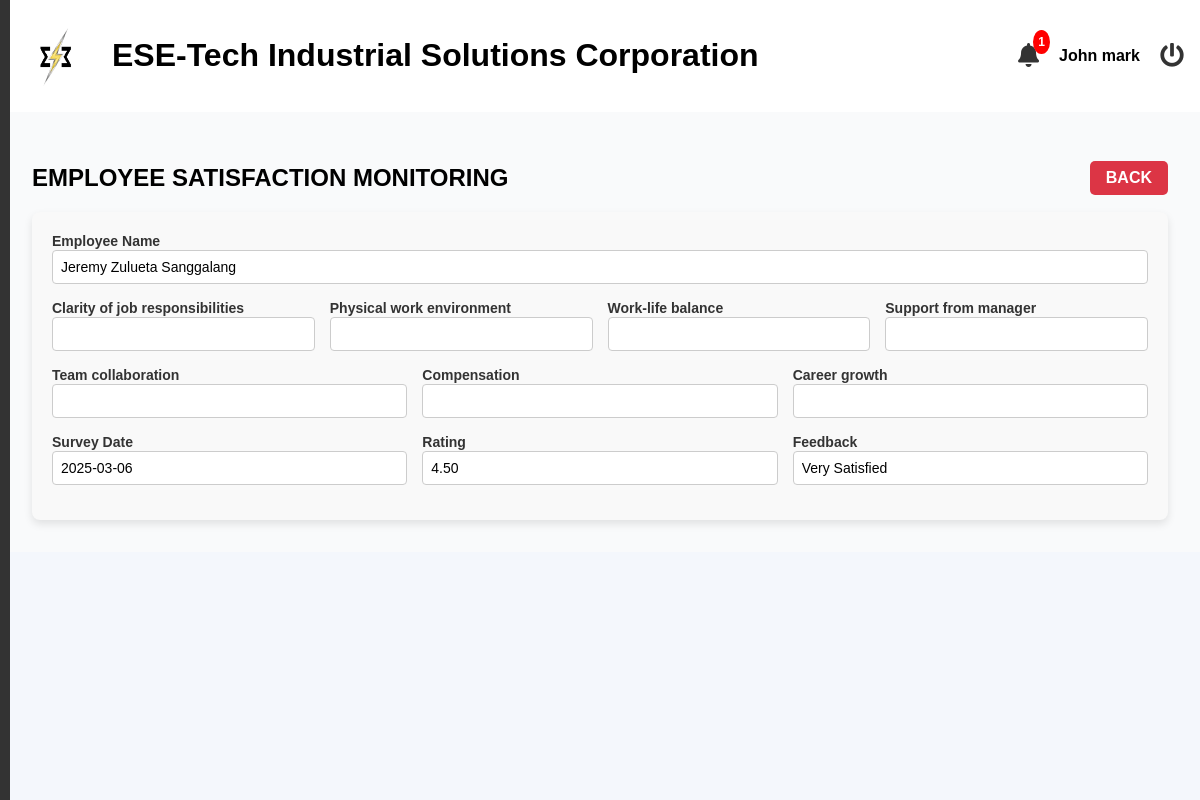
The page /admin/view_satisfaction?id=7 (signed in) on the database its author committed.
### tables this page shows
CREATE TABLE `job_satisfaction_surveys` (
  `survey_id` int(11) NOT NULL,
  `employee_id` int(20) NOT NULL,
  `survey_date` date NOT NULL,
  `questions` longtext NOT NULL CHECK (json_valid(`questions`)),
  `overall_rating` decimal(5,2) NOT NULL,
  `rating_description` varchar(50) GENERATED ALWAYS AS (case when `overall_rating` between 4.00 and 5.00 then 'Very Satisfied' when `overall_rating` between 3.00 and 3.99 then 'Neutral' when `overall_rating` between 1.00 and 2.99 then 'Very Dissatisfied' else 'Undefined' end) VIRTUAL
);

CREATE TABLE `employees` (
  `id` int(11) NOT NULL,
  `last_name` varchar(255) NOT NULL,
  `first_name` varchar(255) NOT NULL,
  `middle_name` varchar(255) NOT NULL,
  `suffix` varchar(255) NOT NULL,
  `gender` varchar(32) NOT NULL,
  `email` varchar(100) NOT NULL,
  `position` varchar(255) NOT NULL,
  `hire_date` date NOT NULL,
  `department` varchar(255) NOT NULL,
  `employment_status` varchar(255) NOT NULL,
  `employee_id` int(20) NOT NULL,
  `user_type` int(11) NOT NULL DEFAULT 2 COMMENT '1=admin, 2=staff, 3=super admin',
  `password` varchar(255) NOT NULL,
  `e_status` int(11) NOT NULL DEFAULT 1,
  `date_of_birth` date DEFAULT NULL,
  `age` varchar(32) NOT NULL,
  `contact_number` varchar(20) DEFAULT NULL,
  `perma_address` text DEFAULT NULL,
  `civil_status` varchar(10) DEFAULT NULL,
  `sss_number` varchar(15) DEFAULT NULL,
  `philhealth_number` varchar(15) DEFAULT NULL,
  `pagibig_number` varchar(15) DEFAULT NULL,
  `tin_number` varchar(15) DEFAULT NULL,
  `emergency_contact_name` varchar(50) DEFAULT NULL,
  `emergency_contact_number` varchar(15) DEFAULT NULL,
  `educational_background` enum('Technical-Vocational Program graduate','College graduate','Master''s degree graduate','Doctorate degree graduate') DEFAULT NULL,
  `skills` text DEFAULT NULL,
  `username` varchar(255) NOT NULL,
  `sick_leave` int(11) NOT NULL DEFAULT 0,
  `vacation_leave` int(11) NOT NULL DEFAULT 0,
  `maternity_leave` int(11) NOT NULL DEFAULT 0,
  `paternity_leave` int(11) NOT NULL DEFAULT 0,
  `sick_availed` int(11) NOT NULL,
  `vacation_availed` int(11) NOT NULL,
  `maternity_availed` int(11) NOT NULL,
  `paternity_availed` int(11) NOT NULL,
  `medical` varchar(32) DEFAULT NULL,
  `tor` varchar(32) DEFAULT NULL,
  `nbi_clearance` varchar(32) DEFAULT NULL,
  `resume` varchar(32) DEFAULT NULL,
  `prc` varchar(32) DEFAULT NULL,
  `others` varchar(32) DEFAULT NULL,
  `medical_type` varchar(32) DEFAULT NULL,
  `tor_type` varchar(32) DEFAULT NULL,
  `police_type` varchar(32) DEFAULT NULL,
  `resume_type` varchar(32) DEFAULT NULL,
  `prc_type` varchar(32) DEFAULT NULL,
  `others_type` varchar(32) DEFAULT NULL,
  `is_archived` tinyint(1) DEFAULT 0
);

### admin/view_satisfaction.php (the view, shortened to what this page needs)
<?php include('header.php'); ?>
<?php include('includes/sideBar.php'); ?>
<?php
        $conn = mysqli_connect('localhost', 'root', '', 'esetech');
?>
<link rel="stylesheet" href="https://cdn.datatables.net/1.13.5/css/jquery.dataTables.min.css" />
<main class="main-content">
    <section id="dashboard">
        <div class="performance-and-button">
            <h2>EMPLOYEE SATISFACTION MONITORING</h2>
            <a href="satisfaction" class="btn btn-danger">BACK</a>
        </div>
        <div class="evaluation-form">
            <div class="form-group">
                <?php
                    $id = $_GET['id'];
                    $satisfaction_sql = "
                        SELECT
                            jss.*,
                            e.*
                        FROM job_satisfaction_surveys jss
                        LEFT JOIN employees e ON jss.employee_id = e.employee_id
                        WHERE survey_id = '$id'";
                    $satisfaction_result = mysqli_query($conn, $satisfaction_sql);
                    if($satisfaction_result) {
                        while($row = mysqli_fetch_assoc($satisfaction_result)) {
                            $questions = json_decode($row['questions'], true);
                            $clarity_of_responsibilities = $questions['clarity_of_responsibilities'];
                            $work_environment = $questions['work_environment'];
                            $work_life_balance = $questions['work_life_balance'];
                            $manager_support = $questions['manager_support'];
                            $team_collaboration = $questions['team_collaboration'];
                            $compensation = $questions['compensation'];
                            $career_growth = $questions['career_growth'];
                ?>
                <div class="form-row">
                    <div class="col-md-6">
                        <label>Employee Name</label>
                        <input type="text" class="form-control" value="<?php echo $row['middle_name'] == "" ? $row['first_name'] . ' '. $row['last_name'] : $row['first_name'] . ' ' . $row['middle_name'] . ' ' . $row['last_name']; ?>" readonly>
                    </div>
                </div>
                <div class="form-row">
                    <div class="col-md-6">
                        <label>Clarity of job responsibilities</label>
                        <input type="text" class="form-control" value="<?php echo $clarity_of_responsibilities?>" readonly>
                    </div>
                    <div class="col-md-6">
                        <label>Physical work environment</label>
                        <input type="text" class="form-control" value="<?php echo $work_environment?>" readonly>
                    </div>
                    <div class="col-md-6">
                        <label>Work-life balance</label>
                        <input type="text" class="form-control" value="<?php echo $work_life_balance?>" readonly>
                    </div>
                    <div class="col-md-6">
                        <label>Support from manager</label>
                        <input type="text" class="form-control" value="<?php echo $manager_support?>" readonly>
                    </div>
                </div>
                <div class="form-row">
                    <div class="col-md-6">
                        <label>Team collaboration</label>
                        <input type="text" class="form-control" value="<?php echo $team_collaboration?>" readonly>
                    </div>
                    <div class="col-md-6">
                        <label>Compensation</label>
                        <input type="text" class="form-control" value="<?php echo $compensation?>" readonly>
                    </div>
                    <div class="col-md-6">
                        <label>Career growth</label>
                        <input type="text" class="form-control" value="<?php echo $career_growth?>" readonly>
                    </div>
                </div>
                <div class="form-row">
                    <div class="col-md-6">
                        <label>Survey Date</label>
                        <input type="text" class="form-control" value="<?php echo $row['survey_date']?>" readonly>
                    </div>
                    <div class="col-md-6">
                        <label>Rating</label>
                        <input type="text" class="form-control" value="<?php echo $row['overall_rating']?>" readonly>
                    </div>
                    <div class="col-md-6">
                        <label>Feedback</label>
                        <input type="text" class="form-control" value="<?php echo $row['rating_description']?>" readonly>
                    </div>
                </div>
                <?php
                        }
                    }
                ?>
            </div>
        </div>
    </section>
</main>
<?php include('footer.php'); ?>

### admin/css/styles.css (style rules this page uses)
* { text-decoration: none; }
body { font-family: Arial, sans-serif; margin: 0; padding: 0; background-color: #f0f0f0; }
.main-content { flex-grow: 1; padding: 2rem; background-color: #f9fafb; }
.form-row { display: flex; flex-wrap: wrap; gap: 20px; margin-bottom: 20px; }
.form-row .col-md-4, .form-row .col-md-6, .form-row .col-md-12 { flex: 1; min-width: 200px; }
.form-control, select, textarea { width: 100%; padding: 8px; border-radius: 5px; border: 1px solid #ccc; box-sizing: border-box; }
.btn-danger { background-color: #dc3545 !important; }
.form-row { display: flex; gap: 15px; margin-bottom: 15px; }
.form-control, .form-control:focus, select.form-control, textarea.form-control { width: 100%; font-size: 1rem; border: 1px solid #ddd; border-radius: 4px; }
.form-group { margin-bottom: 1rem; }
.col-md-6 { grid-column: span 6; }
.form-control { width: 100%; padding: 0.5rem 0.75rem; border: 1px solid #d1d5db; border-radius: 0.375rem; font-size: 0.875rem; transition: border-color 0.15s ease-in-out; }
.btn { padding: 10px 20px; font-size: 16px; border: none; cursor: pointer; border-radius: 5px; }
.btn-danger { background-color: #dc3545; color: #fff; transition: background-color 0.3s; }
.performance-and-button, .department-and-button { display: flex; align-items: center; justify-content: space-between; }
.btn { padding: 8px 16px; border-radius: 5px; background-color: #007bff; color: white; border: none; cursor: pointer; font-weight: 600; }

### admin/header.php (style rules this page uses)
body { font-family: Arial, sans-serif; background-color: #f4f7fc; margin: 0; }

### admin/view_satisfaction.php (style rules this page uses)
.evaluation-form { max-width: 1500px; margin: 0 auto; padding: 20px; border-radius: 8px; background-color: #f9f9f9; box-shadow: 0 4px 8px rgba(0, 0, 0, 0.1); }
.evaluation-form .form-group { margin-bottom: 15px; }
.evaluation-form label { font-weight: bold; font-size: 14px; color: #333; }
.evaluation-form input, .evaluation-form select, .evaluation-form textarea { width: 100%; padding: 8px; font-size: 14px; border: 1px solid #ccc; border-radius: 4px; }

### rows shown on the page
job_satisfaction_surveys: survey_date "2025-03-06", overall_rating "4.50", rating_description "Very Satisfied"
employees: middle_name+first_name+last_name "Jeremy Zulueta Sanggalang"

### other values the page prints
$notification_count "1"
$_SESSION['fullname'] "John mark"
